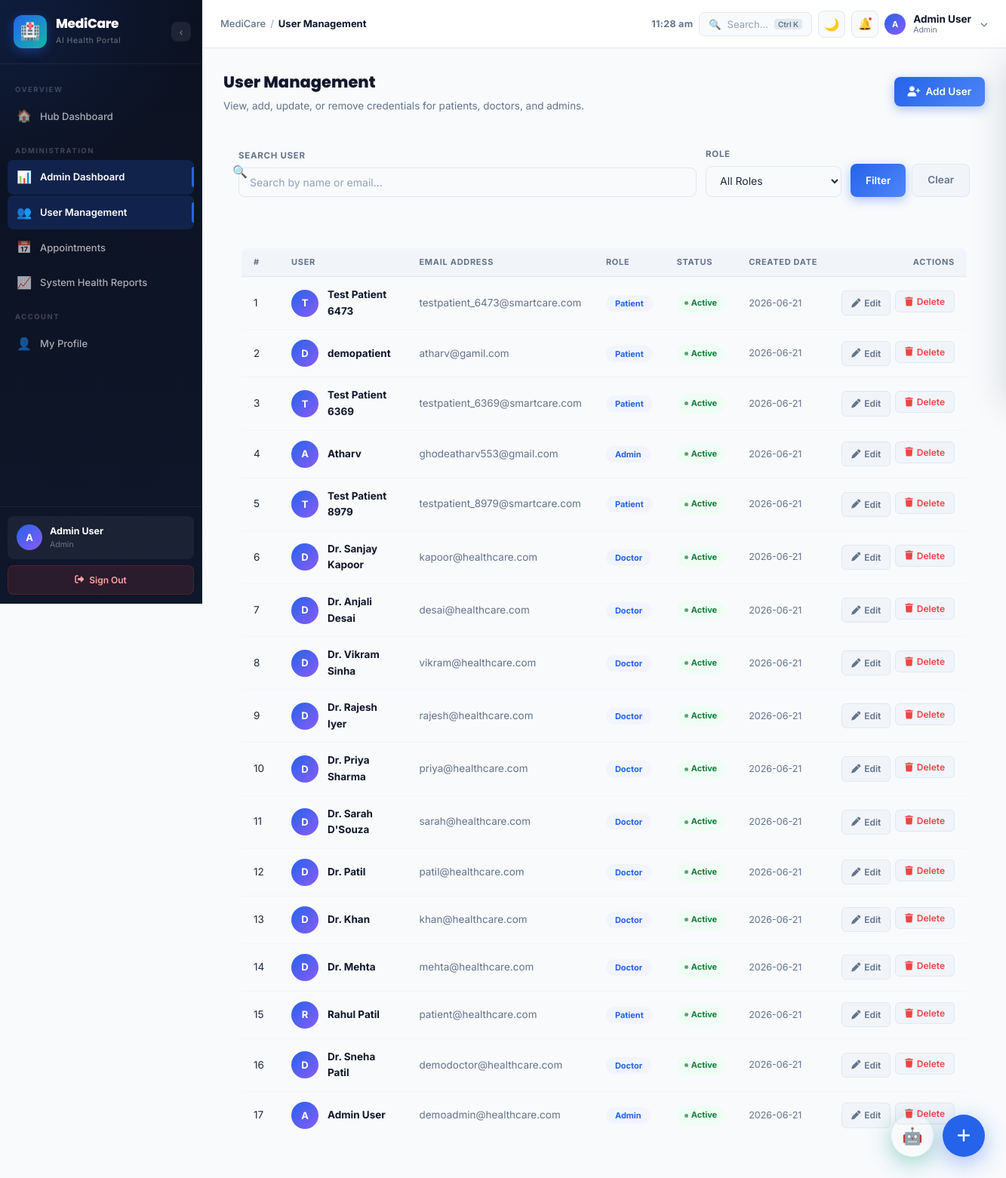
Page /admin/users (signed in) on the committed database.
### tables this page shows
CREATE TABLE users (
        id          INTEGER PRIMARY KEY AUTOINCREMENT,
        name        TEXT    NOT NULL,
        email       TEXT    UNIQUE NOT NULL,
        password    TEXT    NOT NULL,
        role        TEXT    NOT NULL,
        status      TEXT    NOT NULL DEFAULT 'Active',
        created_at  TEXT    NOT NULL
    );

### project/app.py (the view)
@app.route("/admin/users")
def admin_users():
    res = require_role("Admin")
    if res: return res
    user = get_current_user()
    search      = request.args.get("search", "")
    role_filter = request.args.get("role", "")
    query       = "SELECT * FROM users WHERE 1=1"
    params      = []
    if search:
        query  += " AND (name LIKE ? OR email LIKE ?)"
        params += [f"%{search}%", f"%{search}%"]
    if role_filter:
        query  += " AND role=?"
        params.append(role_filter)
    query += " ORDER BY id DESC"
    conn      = get_db()
    user_list = conn.execute(query, params).fetchall()
    conn.close()
    return render_template("users.html", user=user, users=user_list, search=search, role=role_filter)

### project/app.py (called while the page is built)
def get_db():
    conn = sqlite3.connect(DB_PATH)
    conn.row_factory = sqlite3.Row
    return conn

def get_current_user():
    if "user_id" not in session:
        return None
    conn = get_db()
    user = conn.execute("SELECT * FROM users WHERE id=?", (session["user_id"],)).fetchone()
    conn.close()
    return user

def require_role(*roles):
    user = get_current_user()
    if not user or user["role"] not in roles:
        flash("Access Denied", "danger")
        return redirect(url_for("dashboard"))
    return None

@app.before_request
def require_login():
    if request.endpoint not in PUBLIC_ROUTES and "user_id" not in session:
        if request.path.startswith("/api/"):
            return jsonify({"success": False, "error": "Authentication required."}), 401
        return redirect(url_for("login"))

### project/templates/users.html (shortened to what this page needs)
{% extends 'base.html' %}
{% block page_title %}User Management{% endblock %}
{% block content %}
<div style="display:flex;justify-content:space-between;align-items:center;margin-bottom:24px;flex-wrap:wrap;gap:12px;" class="reveal">
  <div>
    <h2 style="font-family:var(--font-head);font-weight:800;color:var(--text-heading);margin-bottom:4px;">User Management</h2>
    <p style="color:var(--text-sub);font-size:13.5px;margin-bottom:0;">View, add, update, or remove credentials for patients, doctors, and admins.</p>
  </div>
  <a href="{{ url_for('add_user') }}" class="btn btn-primary"><i class="fa-solid fa-user-plus"></i> Add User</a>
</div>
<div class="content-card reveal" style="padding:20px;margin-bottom:24px;">
  <form method="GET" action="{{ url_for('admin_users') }}" style="display:flex;gap:12px;flex-wrap:wrap;align-items:flex-end;">
    <div style="flex:1;min-width:200px;">
      <label class="form-label" style="margin-bottom:6px;">Search User</label>
      <div class="input-icon-wrap">
        <span class="input-prefix">🔍</span>
        <input type="text" name="search" class="form-control" placeholder="Search by name or email…" value="{{ search or '' }}" id="user-search" oninput="filterTable()" />
      </div>
    </div>
    <div style="width:180px;min-width:140px;">
      <label class="form-label" style="margin-bottom:6px;">Role</label>
      <select name="role" class="form-control">
        <option value="">All Roles</option>
      </select>
    </div>
    <div style="display:flex;gap:8px;">
      <button type="submit" class="btn btn-primary" style="padding:10px 20px;">Filter</button>
      <a href="{{ url_for('admin_users') }}" class="btn btn-ghost" style="padding:10px 20px;border:1.5px solid var(--border);">Clear</a>
    </div>
  </form>
</div>
<div class="content-card reveal" style="padding:24px;">
  <div class="table-wrapper">
    <table class="data-table" id="users-table">
      <thead>
        <tr>
          <th style="width:50px;">#</th>
          <th>User</th>
          <th>Email Address</th>
          <th>Role</th>
          <th>Status</th>
          <th>Created Date</th>
          <th style="text-align:right;width:150px;">Actions</th>
        </tr>
      </thead>
      <tbody>
        {% for u in users %}
        <tr class="user-row">
          <td>{{ loop.index }}</td>
          <td>
            <div style="display:flex;align-items:center;gap:12px;">
              <div class="tb-avatar" style="width:36px;height:36px;font-size:13px;flex-shrink:0;">
                {{ u.name[0].upper() }}
              </div>
              <div style="font-weight:700;color:var(--text-heading);">
                {{ u.name }}
              </div>
            </div>
          </td>
          <td style="color:var(--text-sub);">{{ u.email }}</td>
          <td>
            <span class="role-chip">{{ u.role }}</span>
          </td>
          <td>
            <span class="status-badge status-{{ u.status|lower }}">{{ u.status }}</span>
          </td>
          <td style="font-size:12.5px;color:var(--text-sub);">{{ u.created_at }}</td>
          <td style="text-align:right;">
            <div style="display:inline-flex;gap:6px;">
              <a href="{{ url_for('edit_user', user_id=u.id) }}" class="btn btn-ghost btn-sm" style="padding:6px 12px;border:1px solid var(--border);font-size:12px;" title="Edit"><i class="fa-solid fa-pen"></i> Edit</a>
              <form method="POST" action="{{ url_for('delete_user', user_id=u.id) }}" onsubmit="return confirm('Are you sure you want to delete user {{ u.name }}?')" style="display:inline;">
                <button type="submit" class="btn btn-ghost btn-sm" style="padding:6px 12px;border:1px solid var(--border);color:var(--danger);font-size:12px;" title="Delete"><i class="fa-solid fa-trash"></i> Delete</button>
              </form>
            </div>
          </td>
        </tr>
        {% endfor %}
      </tbody>
    </table>
  </div>
</div>
{% endblock %}

### project/templates/base.html (shortened to what this page needs)
<!DOCTYPE html>
<html lang="en" data-theme="light">
<head>
  <link rel="stylesheet" href="https://cdnjs.cloudflare.com/ajax/libs/font-awesome/6.5.2/css/all.min.css" />
  <link rel="stylesheet" href="{{ url_for('static', filename='css/style.css') }}" />
</head>
<body>
<div class="app-wrapper" id="app-wrapper">
  <aside class="sidebar" id="app-sidebar">
    <a href="{{ url_for('dashboard_home') }}" class="sidebar-logo" style="text-decoration:none;">
      <div class="logo-mark">🏥</div>
      <div class="logo-text">
        <h2>MediCare</h2>
        <span>AI Health Portal</span>
      </div>
      <button class="sidebar-toggle-btn" id="sidebar-mini-btn" title="Collapse sidebar" onclick="event.preventDefault()">‹</button>
    </a>
    <nav class="sidebar-nav">
      <div class="nav-section-label">Overview</div>
      <a href="{{ url_for('dashboard_home') }}" class="nav-link">
        <span class="nav-icon">🏠</span><span class="nav-label">Hub Dashboard</span>
      </a>
      {% if session.get('user_role') == 'Admin' %}
      <div class="nav-section-label">Administration</div>
      <a href="{{ url_for('admin_dashboard') }}" class="nav-link">
        <span class="nav-icon">📊</span><span class="nav-label">Admin Dashboard</span>
      </a>
      <a href="{{ url_for('admin_users') }}" class="nav-link">
        <span class="nav-icon">👥</span><span class="nav-label">User Management</span>
      </a>
      <a href="{{ url_for('admin_appointments') }}" class="nav-link">
        <span class="nav-icon">📅</span><span class="nav-label">Appointments</span>
      </a>
      <a href="{{ url_for('health_stats') }}" class="nav-link">
        <span class="nav-icon">📈</span><span class="nav-label">System Health Reports</span>
      </a>
      {% endif %}
      <div class="nav-section-label">Account</div>
      <a href="{{ url_for('profile') }}" class="nav-link">
        <span class="nav-icon">👤</span><span class="nav-label">My Profile</span>
      </a>
    </nav>
    <div class="sidebar-footer">
      <a href="{{ url_for('profile') }}" class="sidebar-user" style="text-decoration:none;">
        <div class="user-avatar">{{ session.get('user_name','U')[0].upper() }}</div>
        <div class="user-info">
          <div class="user-name">{{ session.get('user_name','User') }}</div>
          <div class="user-role">{{ session.get('user_role','') }}</div>
        </div>
      </a>
      <a href="#" onclick="event.preventDefault(); openModal('logout-confirm-modal')" class="btn-sidebar-logout">
        <i class="fa-solid fa-right-from-bracket"></i>
        <span class="logout-label">Sign Out</span>
      </a>
    </div>
  </aside>
  <div class="main-content">
    <header class="topbar" id="main-topbar">
      <div class="topbar-left">
        <nav class="breadcrumb">
          <span class="breadcrumb-root">MediCare</span>
          <span class="breadcrumb-sep">/</span>
          <span class="breadcrumb-current">{% block page_title %}Dashboard{% endblock %}</span>
        </nav>
      </div>
      <div class="topbar-right">
        <span class="live-clock" id="live-clock"></span>
        <button class="topbar-search" data-search-open title="Search (Ctrl+K)">
          <span>🔍</span>
          <span>Search…</span>
          <kbd>Ctrl K</kbd>
        </button>
        <button class="dark-mode-toggle" onclick="toggleTheme()" title="Toggle dark mode">🌙</button>
        <button class="tb-btn" id="notif-btn" title="Notifications">
          🔔
          <span class="notif-dot"></span>
        </button>
        <div class="topbar-user-dropdown" style="position:relative;">
          <button class="topbar-user-btn" style="background:none; border:none; display:flex; align-items:center; text-align:left; gap:10px; cursor:pointer;" onclick="toggleUserDropdown(event)">
            <div class="tb-avatar">{{ session.get('user_name','U')[0].upper() }}</div>
            <div style="display:flex; flex-direction:column;">
              <span class="tb-user-name" style="font-weight:700; font-size:13.5px; color:var(--text-heading);">{{ session.get('user_name','User') }}</span>
              <span class="tb-user-role" style="font-size:10.5px; color:var(--text-sub);">{{ session.get('user_role','') }}</span>
            </div>
            <i class="fa-solid fa-chevron-down" style="font-size:10px; color:var(--text-sub); margin-left:2px;"></i>
          </button>
        </div>
      </div>
    </header>
    <div class="page-body">
      {% block content %}{% endblock %}
    </div>
  </div>
</div>
<div class="fab-container" id="fabContainer">
  <button class="fab-main-btn" id="fabMainBtn" title="Quick Actions">
    <i class="fa-solid fa-plus"></i>
  </button>
</div>
<div class="chat-fab-container">
  <button class="chat-fab-btn" id="chatFabBtn" title="AI Health Assistant">🤖</button>
</div>
</body>
</html>

### project/templates/base.html (style rules this page uses)
.fab-container { position: fixed; bottom: 28px; right: 28px; z-index: 999; }
.fab-main-btn { width: 56px; height: 56px; border-radius: 50%; background: #2563EB !important; color: #fff !important; font-size: 20px; border: none; cursor: pointer; display: flex; align-items: center; justify-content: center; box-shadow: 0 8px 30px rgba(37, 99, 235, 0.4); transition: all 0.3s ease; animation: pulse-ring 2.0s infinite; }
.chat-fab-container { position: fixed; bottom: 28px; right: 96px; z-index: 998; }
.chat-fab-btn { width: 56px; height: 56px; border-radius: 50%; background: var(--teal) !important; color: #fff !important; font-size: 22px; border: none; cursor: pointer; display: flex; align-items: center; justify-content: center; box-shadow: 0 8px 30px rgba(13, 148, 136, 0.4); transition: all 0.3s ease; }

### rows in the picture
users: get "Admin User", name "A", name "Admin User", email "demoadmin@healthcare.com", role "Admin", status "Active", created_at "2026-06-21"
users: name "T", name "Test Patient 6473", email "testpatient_6473@smartcare.com", role "Patient", status "Active", created_at "2026-06-21"
users: name "D", name "demopatient", email "atharv@gamil.com", role "Patient", status "Active", created_at "2026-06-21"
users: name "T", name "Test Patient 6369", email "testpatient_6369@smartcare.com", role "Patient", status "Active", created_at "2026-06-21"
users: name "A", name "Atharv", email "ghodeatharv553@gmail.com", role "Admin", status "Active", created_at "2026-06-21"
users: name "T", name "Test Patient 8979", email "testpatient_8979@smartcare.com", role "Patient", status "Active", created_at "2026-06-21"
users: name "D", name "Dr. Sanjay Kapoor", email "kapoor@healthcare.com", role "Doctor", status "Active", created_at "2026-06-21"
users: name "D", name "Dr. Anjali Desai", email "desai@healthcare.com", role "Doctor", status "Active", created_at "2026-06-21"
users: name "D", name "Dr. Vikram Sinha", email "vikram@healthcare.com", role "Doctor", status "Active", created_at "2026-06-21"
users: name "D", name "Dr. Rajesh Iyer", email "rajesh@healthcare.com", role "Doctor", status "Active", created_at "2026-06-21"
users: name "D", name "Dr. Priya Sharma", email "priya@healthcare.com", role "Doctor", status "Active", created_at "2026-06-21"
users: name "D", name "Dr. Sarah D'Souza", email "sarah@healthcare.com", role "Doctor", status "Active", created_at "2026-06-21"
users: name "D", name "Dr. Patil", email "patil@healthcare.com", role "Doctor", status "Active", created_at "2026-06-21"
users: name "D", name "Dr. Khan", email "khan@healthcare.com", role "Doctor", status "Active", created_at "2026-06-21"
users: name "D", name "Dr. Mehta", email "mehta@healthcare.com", role "Doctor", status "Active", created_at "2026-06-21"
users: name "R", name "Rahul Patil", email "patient@healthcare.com", role "Patient", status "Active", created_at "2026-06-21"
users: name "D", name "Dr. Sneha Patil", email "demodoctor@healthcare.com", role "Doctor", status "Active", created_at "2026-06-21"

### other values in the picture
{{ session.get('user_name','U')[0].upper() }} "A"
{{ session.get('user_role','') }} "Admin"
